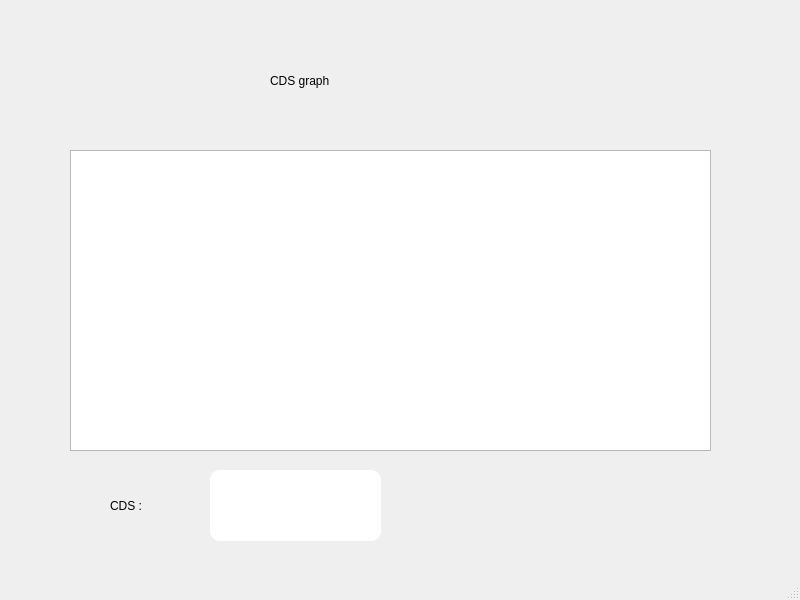
<?xml version="1.0" encoding="UTF-8"?>
<ui version="4.0">
 <class>MainWindow</class>
 <widget class="QMainWindow" name="MainWindow">
  <property name="geometry">
   <rect>
    <x>0</x>
    <y>0</y>
    <width>800</width>
    <height>600</height>
   </rect>
  </property>
  <property name="windowTitle">
   <string>MainWindow</string>
  </property>
  <widget class="QWidget" name="centralwidget">
   <widget class="QLabel" name="title">
    <property name="geometry">
     <rect>
      <x>270</x>
      <y>30</y>
      <width>291</width>
      <height>101</height>
     </rect>
    </property>
    <property name="styleSheet">
     <string notr="true">font: 75 48pt &quot;Agency FB&quot;;</string>
    </property>
    <property name="text">
     <string>CDS graph</string>
    </property>
   </widget>
   <widget class="QLabel" name="cds_value">
    <property name="geometry">
     <rect>
      <x>210</x>
      <y>470</y>
      <width>171</width>
      <height>71</height>
     </rect>
    </property>
    <property name="styleSheet">
     <string notr="true">font: 22pt &quot;Arial&quot;;
background-color: rgb(255, 255, 255);
border-radius : 10px; </string>
    </property>
    <property name="text">
     <string/>
    </property>
   </widget>
   <widget class="QLabel" name="label_2">
    <property name="geometry">
     <rect>
      <x>110</x>
      <y>480</y>
      <width>101</width>
      <height>51</height>
     </rect>
    </property>
    <property name="styleSheet">
     <string notr="true">font: 75 26pt &quot;Agency FB&quot;;</string>
    </property>
    <property name="text">
     <string>CDS : </string>
    </property>
   </widget>
   <widget class="QGraphicsView" name="graphicsView">
    <property name="geometry">
     <rect>
      <x>70</x>
      <y>150</y>
      <width>641</width>
      <height>301</height>
     </rect>
    </property>
   </widget>
  </widget>
  <widget class="QMenuBar" name="menubar">
   <property name="geometry">
    <rect>
     <x>0</x>
     <y>0</y>
     <width>800</width>
     <height>26</height>
    </rect>
   </property>
  </widget>
  <widget class="QStatusBar" name="statusbar"/>
 </widget>
 <resources/>
 <connections/>
</ui>
